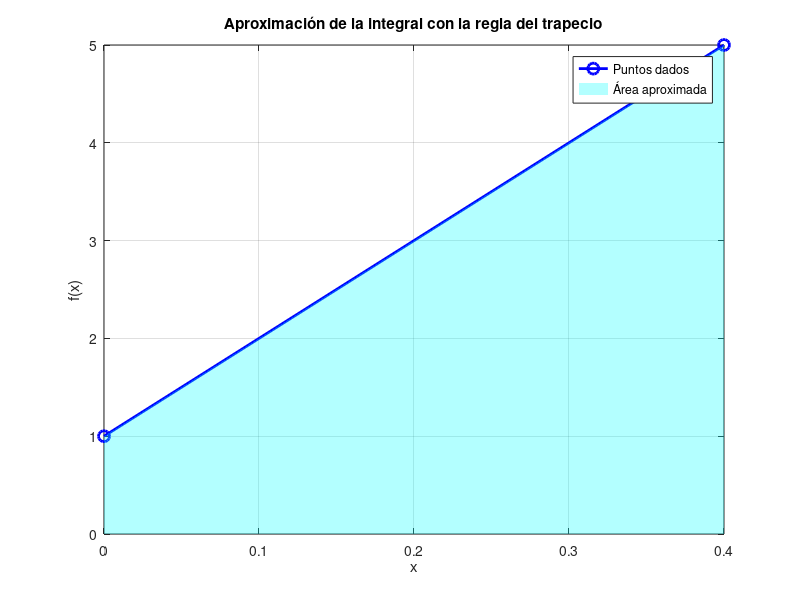

Here is the MATLAB script that generated this plot:
%Dada la funcion f : R -> R en forma discreta, se busca determinar I =  1.1  f(x) 1.5.
%(1.1, 3.0042)  (1.5, 4.4817)

function TrapeciosSimples

  clear;
  clc;

  x = [ 0 , 0.4 ];
  y = [1, 5];

  h = x(2) - x(1);

  intAprox = h*( (y(1)/2) + (y(2)/2) );
  disp('Una integral aproximada es: '), intAprox

    % Graficar los puntos y la línea entre ellos
  figure;
  plot(x, y, 'o-b', 'LineWidth', 2, 'MarkerSize', 8);
  hold on;
  fill([x, fliplr(x)], [zeros(1,2), fliplr(y)], 'cyan', 'FaceAlpha', 0.3, 'EdgeColor', 'none'); % sombra del área
  xlabel('x');
  ylabel('f(x)');
  title('Aproximación de la integral con la regla del trapecio');
  grid on;
  legend('Puntos dados','Área aproximada');


endfunction
